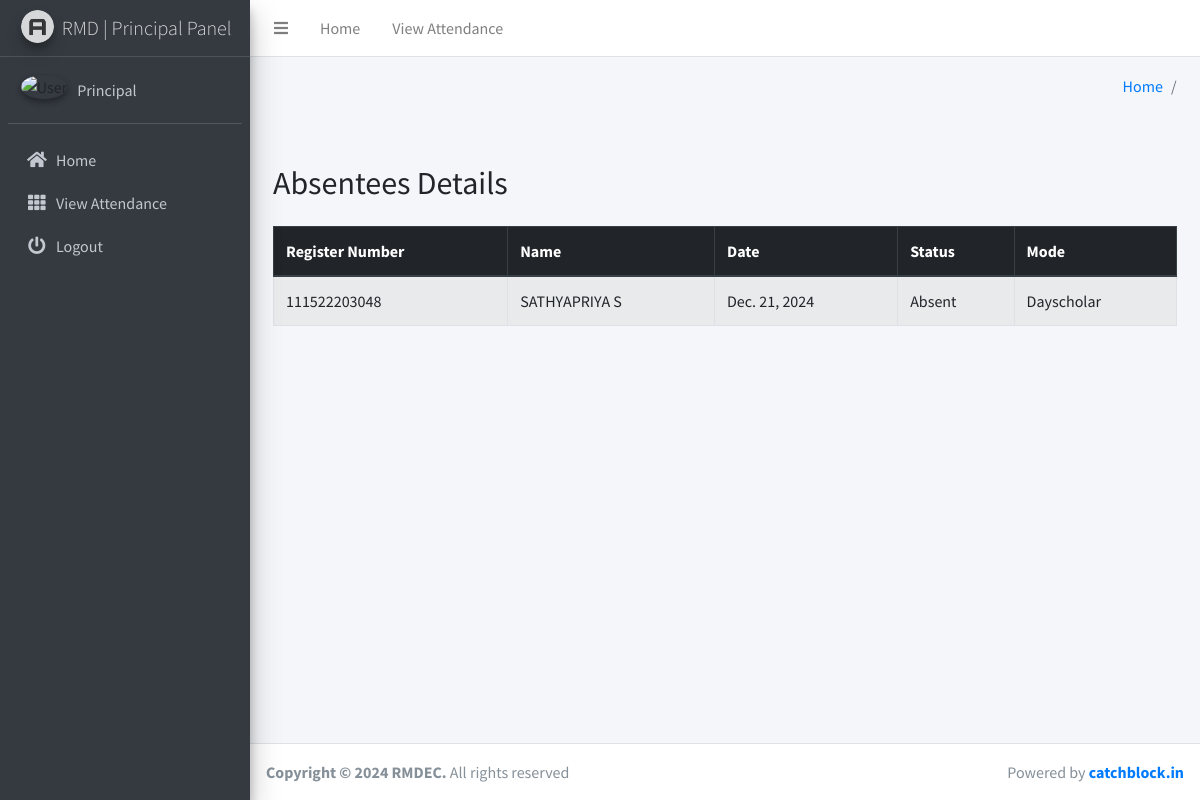
The page /principal_absent_student_info (signed in) on the database its author committed.
### attendanceapp/models.py (models this page shows, shortened)
class User(AbstractUser):
    ROLE_CHOICES = (
        ('admin', 'Admin'),
        ('principal', 'Principal'),
        ('hod', 'HOD'),
        ('staff', 'Staff'),
    )
    username = None  # Remove username field
    email = models.EmailField(_('email address'), unique=True)
    role = models.CharField(max_length=10, choices=ROLE_CHOICES, default='employee')
    USERNAME_FIELD = 'email'
    REQUIRED_FIELDS = ['first_name', 'last_name']  # Ensure these are required
    objects = CustomUserManager()
    def __str__(self):
        return f"{self.first_name} {self.last_name}"

class Student(models.Model):
    modeList=(
        ('Hosteller','Hosteller'),
        ('Dayscholar','Dayscholar')
    )
    register_number = models.CharField(max_length=12, unique=True)
    name = models.CharField(max_length=50)
    Class = models.ForeignKey(Class, on_delete=models.CASCADE)
    mode = models.CharField(choices=modeList,max_length=10)

class AttendanceReport(models.Model):
    student = models.ForeignKey(Student, on_delete=models.CASCADE)
    Class = models.ForeignKey(Attendance, on_delete=models.CASCADE)
    mode = models.CharField(max_length=10)
    status = models.CharField(max_length=10)
    reason = models.TextField(blank=True, null=True)
    date = models.DateField()
    created_at = models.DateTimeField(auto_now_add=True)
    updated_at = models.DateTimeField(auto_now=True)

### attendanceapp/views.py (the view)
# urls.py: path('principal_absent_student_info',views.principal_absent_students_info,name='hod_present_student_info'),
def principal_absent_students_info(request):
        students_data = []
        students = AttendanceReport.objects.filter(date=timezone.now().date(),status='Absent')
        for item in students:
            data = {
                'register_number':item.student.register_number,
                'name':item.student.name,
                'department':item.Class.department,
                'semester':item.Class.semester,
                'section':item.Class.section,
                'date':item.date,
                'status':item.status,
                'mode':item.mode
                }
            students_data.append(data)
        context = {
            'students': students_data
        }
        return render(request,'absent_students_info.html',context)

### templates/absent_students_info.html (shortened to what this page needs)
{% extends 'base.html' %}
{% load static %}
{% block content %}
<section class="content">
    <div class="container-fluid">
        <div class="container mt-4">
            <h2 class="mb-4">Absentees Details</h2>
            <table class="table table-striped table-bordered">
                <thead class="thead-dark">
                    <tr>
                        <th>Register Number</th>
                        <th>Name</th>
                        <th>Date</th>
                        <th>Status</th>
                        <th>Mode</th>
                    </tr>
                </thead>
                <tbody>
                    {% for student in students %}
                    <tr>
                        <td>{{ student.register_number }}</td>
                        <td>{{ student.name }}</td>
                        {% if student.date and student.status%}
                        <td>{{ student.date }}</td>
                        <td>{{ student.status }}</td>
                        {% endif %}
                        <td>{{ student.mode }}</td>
                    </tr>
                    {% endfor %}
                </tbody>
            </table>
        </div>
    </div>
</section>
{% endblock content %}

### templates/sidebar_template.html (shortened to what this page needs)
{% load static %}
<aside class="main-sidebar sidebar-dark-info elevation-4">
    <a href="#" class="brand-link">
        <img src="{% static 'dist/img/AdminLTELogo.png' %} " alt="AdminLTE Logo"
            class="brand-image img-circle elevation-3" style="opacity: .8">
        {% if user.role == 'principal' %}
        <span class="brand-text font-weight-light">RMD | Principal Panel</span>
        {% elif user.role == 'hod' %}
        <span class="brand-text font-weight-light">RMD | HOD Panel</span>
        {% else %}
        <span class="brand-text font-weight-light">RMD | Staff Panel</span>
        {% endif %}
    </a>
    <div class="sidebar">
        <div class="user-panel mt-3 pb-3 mb-3 d-flex">
            <div class="image">
                <img src="{{ request.user.profile_pic}}" class="img-circle elevation-2" alt="User">
            </div>
            <div class="info">
                <a href="#" class="d-block">{{ user}}</a>
            </div>
        </div>
        <nav class="mt-2">
            <ul class="nav nav-pills nav-sidebar flex-column" data-widget="treeview" role="menu" data-accordion="false">
                <li class="nav-item">
                    {% if user.role == 'principal' %}
                    <a href="/" class="nav-link {% if '/principal_index' == request.path %} active {% endif %}">
                        {% elif user.role == 'hod' %}
                        <a href="/" class="nav-link {% if '/hod_index' == request.path %} active {% endif %}">
                            {% else %}
                            <a href="/" class="nav-link {% if '/' == request.path %} active {% endif %}">
                                {% endif %}
                                <i class="nav-icon fas fa-home">
                                </i>
                                <p>
                                    Home
                                </p>
                            </a>
                </li>
                {% if user.role == 'principal' %}
                <li class="nav-item">
                    {% url 'principal_view_attendance' as principal_view_attendance %}
                    <a href="{{principal_view_attendance}}"
                        class="nav-link {% if principal_view_attendance == request.path %} active {% endif %}">
                        <i class="nav-icon fas fa-th"></i>
                        <p>
                            View Attendance
                        </p>
                    </a>
                </li>
                {% endif %}
                <li class="nav-item">
                    <a href="logout" class="nav-link {% if logout == request.path %} active {% endif %}">
                        <i class="nav-icon fas fa-power-off"></i>
                        <p>
                            Logout
                        </p>
                    </a>
                </li>
            </ul>
        </nav>
    </div>
</aside>

### rows shown on the page
User: first_name+last_name "Principal"
Student: register_number "111522203048", name "SATHYAPRIYA S"
AttendanceReport: date "Dec. 21, 2024", status "Absent", mode "Dayscholar"
